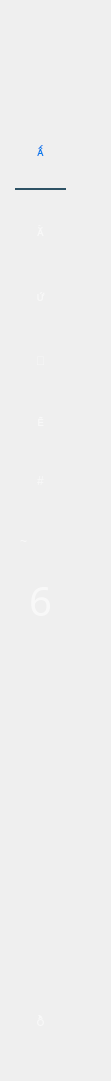
  <widget class="QGroupBox" name="MenuBar">
   <property name="geometry">
    <rect>
     <x>10</x>
     <y>0</y>
     <width>111</width>
     <height>1081</height>
    </rect>
   </property>
   <property name="styleSheet">
    <string notr="true">border:none;
background:none;</string>
   </property>
   <property name="title">
    <string/>
   </property>
   <widget class="QLabel" name="label_2">
    <property name="geometry">
     <rect>
      <x>10</x>
      <y>20</y>
      <width>71</width>
      <height>61</height>
     </rect>
    </property>
    <property name="text">
     <string/>
    </property>
    <property name="pixmap">
     <pixmap>D:/Untitled design (3).png</pixmap>
    </property>
   </widget>
   <widget class="QPushButton" name="hihi_5">
    <property name="geometry">
     <rect>
      <x>20</x>
      <y>280</y>
      <width>41</width>
      <height>31</height>
     </rect>
    </property>
    <property name="toolTipDuration">
     <number>1</number>
    </property>
    <property name="autoFillBackground">
     <bool>false</bool>
    </property>
    <property name="styleSheet">
     <string notr="true">QPushButton#hihi_5
{
font: 30pt &quot;dripicons-v2&quot;;
border:none;
background-color:transparent;
color:rgba(255,255,255,150);
}
QPushButton#hihi_5:hover
{
font: 30pt &quot;dripicons-v2&quot;;
border:none;
background-color:transparent;
color:rgba(255,255,255,255);
}</string>
    </property>
    <property name="text">
     <string></string>
    </property>
    <property name="iconSize">
     <size>
      <width>40</width>
      <height>40</height>
     </size>
    </property>
    <property name="flat">
     <bool>false</bool>
    </property>
   </widget>
   <widget class="QLabel" name="label_12">
    <property name="geometry">
     <rect>
      <x>20</x>
      <y>520</y>
      <width>41</width>
      <height>41</height>
     </rect>
    </property>
    <property name="styleSheet">
     <string notr="true">QLabel#label_12
{
font: 30pt &quot;dripicons-v2&quot;;
border:none;
background-color:transparent;
color:rgba(255,255,255,150);
}
QLabel#label_12:hover
{
font: 30pt &quot;dripicons-v2&quot;;
border:none;
background-color:transparent;
color:rgba(255,255,255,255);
}</string>
    </property>
    <property name="text">
     <string>~</string>
    </property>
   </widget>
   <widget class="QPushButton" name="hihi_17">
    <property name="geometry">
     <rect>
      <x>20</x>
      <y>460</y>
      <width>41</width>
      <height>41</height>
     </rect>
    </property>
    <property name="toolTipDuration">
     <number>1</number>
    </property>
    <property name="autoFillBackground">
     <bool>false</bool>
    </property>
    <property name="styleSheet">
     <string notr="true">QPushButton#hihi_17
{
font: 30pt &quot;dripicons-v2&quot;;
border:none;
background-color:transparent;
color:rgba(255,255,255,150);
}
QPushButton#hihi_17:hover
{
font: 30pt &quot;dripicons-v2&quot;;
border:none;
background-color:transparent;
color:rgba(255,255,255,255);
}</string>
    </property>
    <property name="text">
     <string>#</string>
    </property>
    <property name="iconSize">
     <size>
      <width>40</width>
      <height>40</height>
     </size>
    </property>
    <property name="flat">
     <bool>false</bool>
    </property>
   </widget>
   <widget class="QLabel" name="label_6">
    <property name="geometry">
     <rect>
      <x>15</x>
      <y>170</y>
      <width>51</width>
      <height>20</height>
     </rect>
    </property>
    <property name="styleSheet">
     <string notr="true">background-color: rgba(0, 0, 0,0);
font: 12pt &quot;MS Shell Dlg 2&quot;;
border: 2px solid rgba(0,0,0,0);
border-bottom-color:rgba(46,82,101,255);
color:rgb(255,255,255);
padding-bottom:7px;
border-radius:0px;</string>
    </property>
    <property name="text">
     <string/>
    </property>
   </widget>
   <widget class="QPushButton" name="hihi_20">
    <property name="geometry">
     <rect>
      <x>20</x>
      <y>400</y>
      <width>41</width>
      <height>41</height>
     </rect>
    </property>
    <property name="toolTipDuration">
     <number>1</number>
    </property>
    <property name="autoFillBackground">
     <bool>false</bool>
    </property>
    <property name="styleSheet">
     <string notr="true">QPushButton#hihi_20
{
font: 30pt &quot;dripicons-v2&quot;;
border:none;
background-color:transparent;
color:rgba(255,255,255,150);
}
QPushButton#hihi_20:hover
{
font: 30pt &quot;dripicons-v2&quot;;
border:none;
background-color:transparent;
color:rgba(255,255,255,255);
}</string>
    </property>
    <property name="text">
     <string></string>
    </property>
    <property name="iconSize">
     <size>
      <width>40</width>
      <height>40</height>
     </size>
    </property>
    <property name="flat">
     <bool>false</bool>
    </property>
   </widget>
   <widget class="QPushButton" name="hihi_15">
    <property name="geometry">
     <rect>
      <x>20</x>
      <y>340</y>
      <width>41</width>
      <height>41</height>
     </rect>
    </property>
    <property name="toolTipDuration">
     <number>1</number>
    </property>
    <property name="autoFillBackground">
     <bool>false</bool>
    </property>
    <property name="styleSheet">
     <string notr="true">QPushButton#hihi_15
{
font: 30pt &quot;dripicons-v2&quot;;
border:none;
background-color:transparent;
color:rgba(255,255,255,150);
}
QPushButton#hihi_15:hover
{
font: 30pt &quot;dripicons-v2&quot;;
border:none;
background-color:transparent;
color:rgba(255,255,255,255);
}</string>
    </property>
    <property name="text">
     <string></string>
    </property>
    <property name="iconSize">
     <size>
      <width>40</width>
      <height>40</height>
     </size>
    </property>
    <property name="flat">
     <bool>false</bool>
    </property>
   </widget>
   <widget class="QPushButton" name="gg">
    <property name="geometry">
     <rect>
      <x>15</x>
      <y>990</y>
      <width>51</width>
      <height>61</height>
     </rect>
    </property>
    <property name="styleSheet">
     <string notr="true">QPushButton#gg
{
font: 40pt &quot;dripicons-v2&quot;;
border:none;
background-color:transparent;
color:rgba(255,255,255,150);
}
QPushButton#gg:hover
{
font: 40pt &quot;dripicons-v2&quot;;
border:none;
background-color:transparent;
color:rgba(255,115,0,255);
}</string>
    </property>
    <property name="text">
     <string></string>
    </property>
   </widget>
   <widget class="QPushButton" name="hihi_6">
    <property name="geometry">
     <rect>
      <x>20</x>
      <y>130</y>
      <width>41</width>
      <height>41</height>
     </rect>
    </property>
    <property name="toolTipDuration">
     <number>1</number>
    </property>
    <property name="autoFillBackground">
     <bool>false</bool>
    </property>
    <property name="styleSheet">
     <string notr="true">QPushButton#hihi_6
{
font: 30pt &quot;dripicons-v2&quot;;
border:none;
background-color:transparent;
color:rgba(0,125,236,255);
}
QPushButton#hihi_6:hover
{
font: 30pt &quot;dripicons-v2&quot;;
border:none;
background-color:transparent;
color:rgba(0,125,236,255);
}</string>
    </property>
    <property name="text">
     <string></string>
    </property>
    <property name="iconSize">
     <size>
      <width>40</width>
      <height>40</height>
     </size>
    </property>
    <property name="flat">
     <bool>false</bool>
    </property>
   </widget>
   <widget class="QPushButton" name="hihi_7">
    <property name="geometry">
     <rect>
      <x>20</x>
      <y>210</y>
      <width>41</width>
      <height>41</height>
     </rect>
    </property>
    <property name="toolTipDuration">
     <number>1</number>
    </property>
    <property name="autoFillBackground">
     <bool>false</bool>
    </property>
    <property name="styleSheet">
     <string notr="true">QPushButton#hihi_7
{
font: 30pt &quot;dripicons-v2&quot;;
border:none;
background-color:transparent;
color:rgba(255,255,255,150);
}
QPushButton#hihi_7:hover
{
font: 30pt &quot;dripicons-v2&quot;;
border:none;
background-color:transparent;
color:rgba(255,255,255,255);
}</string>
    </property>
    <property name="text">
     <string></string>
    </property>
    <property name="iconSize">
     <size>
      <width>40</width>
      <height>40</height>
     </size>
    </property>
    <property name="flat">
     <bool>false</bool>
    </property>
   </widget>
   <widget class="QPushButton" name="hihi_18">
    <property name="geometry">
     <rect>
      <x>20</x>
      <y>580</y>
      <width>41</width>
      <height>41</height>
     </rect>
    </property>
    <property name="font">
     <font>
      <family>dripicons-v2</family>
      <pointsize>30</pointsize>
      <weight>50</weight>
      <italic>false</italic>
      <bold>false</bold>
     </font>
    </property>
    <property name="toolTipDuration">
     <number>1</number>
    </property>
    <property name="autoFillBackground">
     <bool>false</bool>
    </property>
    <property name="styleSheet">
     <string notr="true">QPushButton#hihi_18
{
font: 30pt &quot;dripicons-v2&quot;;
border:none;
background-color:transparent;
color:rgba(255,255,255,150);
}
QPushButton#hihi_18:hover
{
font: 30pt &quot;dripicons-v2&quot;;
border:none;
background-color:transparent;
color:rgba(255,255,255,255);
}</string>
    </property>
    <property name="text">
     <string>6</string>
    </property>
    <property name="iconSize">
     <size>
      <width>40</width>
      <height>40</height>
     </size>
    </property>
    <property name="flat">
     <bool>false</bool>
    </property>
   </widget>
  </widget>
